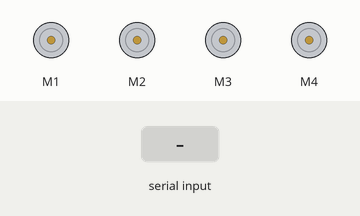
Simulated run of this sketch. Board: Arduino Uno, built with avr-gcc and run on an emulated ATmega328P. On the bench: 4 × DC motor (green arrow = forward, orange = backward, longer = faster). The inputs (shaded band) are chosen by the test bench.

Above: at 1.2 s.
1.3 s: "F" received over Serial
At 1.8 s:
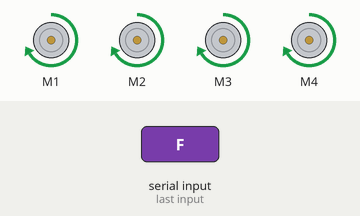
2.8 s: "B" received over Serial
At 4.0 s:
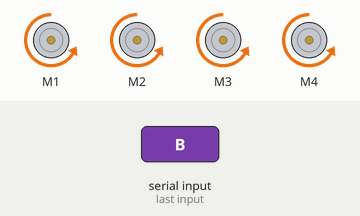
4.3 s: "L" received over Serial
At 5.3 s:
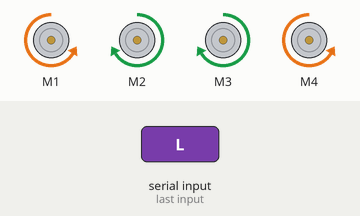
5.8 s: "R" received over Serial
At 6.4 s:
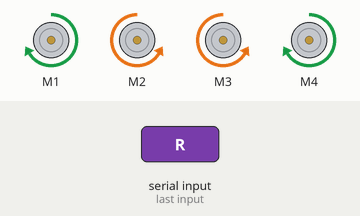
7.3 s: "1" received over Serial
At 7.6 s:
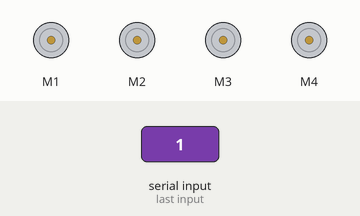
Timing chart, 0 to 9.8 s (numbered marks = the images above; inputs shaded):
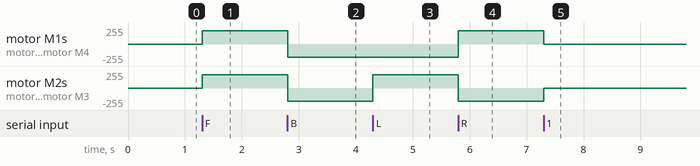

The sketch:

bluthoot.ino
```cpp
#include <AFMotor.h>

AF_DCMotor motor1(1);
AF_DCMotor motor2(2);
AF_DCMotor motor3(3);
AF_DCMotor motor4(4);

char command = 'S';

void setup() {
  Serial.begin(9600);   // HC-05 baud rate
  motor1.setSpeed(200);
  motor2.setSpeed(200);
  motor3.setSpeed(200);
  motor4.setSpeed(200);
}


void forward() {
  motor1.run(FORWARD);
  motor2.run(FORWARD);
  motor3.run(FORWARD);
  motor4.run(FORWARD);
}

void backward() {
  motor1.run(BACKWARD);
  motor2.run(BACKWARD);
  motor3.run(BACKWARD);
  motor4.run(BACKWARD);
}

void left() {
  motor1.run(BACKWARD);
  motor2.run(FORWARD);
  motor3.run(FORWARD);
  motor4.run(BACKWARD);
}

void right() {
  motor1.run(FORWARD);
  motor2.run(BACKWARD);
  motor3.run(BACKWARD);
  motor4.run(FORWARD);
}

void stopAll() {
  motor1.run(RELEASE);
  motor2.run(RELEASE);
  motor3.run(RELEASE);
  motor4.run(RELEASE);
}

void loop() {

  if (Serial.available()) {
    command = Serial.read();
  }

  switch (command) {
    case 'F': forward(); break;
    case 'B': backward(); break;
    case 'L': left(); break;
    case 'R': right(); break;
    default:  stopAll(); break;
  }
}
```

Measured:
- after the input at 1.3 s, motor M1–4: stopped → forward 200/255 at once
- after the input at 2.8 s, motor M1–4: forward 200/255 → backward 200/255 at once
- after the input at 4.3 s, motor M2, motor M3: backward 200/255 → forward 200/255 at once
- after the input at 5.8 s, motor M1, motor M4: backward 200/255 → forward 200/255 at once; motor M2, motor M3: forward 200/255 → backward 200/255 at once
- after the input at 7.3 s, motor M1, motor M4: forward 200/255 → stopped at once; motor M2, motor M3: backward 200/255 → stopped at once
